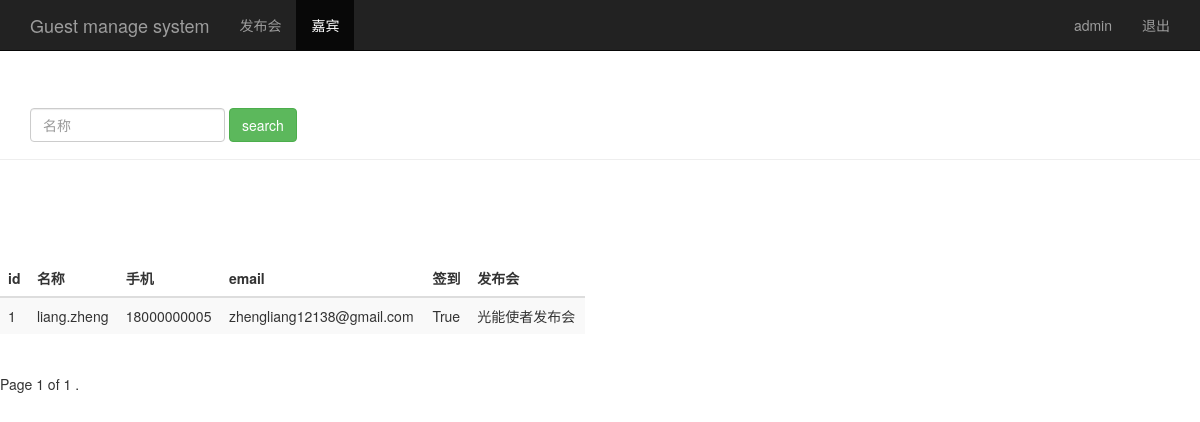
The page /guest_manage/ (signed in) on the database its author committed.
### sign/models.py (models this page shows, shortened)
class Guest(models.Model):
    event = models.ForeignKey(Event,on_delete=models.CASCADE,)
    realname = models.CharField(max_length = 64)
    phone = models.CharField(max_length = 16)
    email = models.EmailField()
    sign = models.BooleanField()
    create_time = models.DateTimeField(auto_now=True)
    class Meta:
        unique_together = ('event','phone')

class Event(models.Model):
    name = models.CharField(max_length = 100)
    limit = models.IntegerField()
    status = models.BooleanField()
    address = models.CharField(max_length = 200)
    start_time = models.DateTimeField('event time')
    create_time = models.DateTimeField(auto_now=True)
    def __str__(self):
        return self.name

### sign/views.py (the view)
# urls.py: url('^guest_manage/$',views.guest_manage),
@login_required
def guest_manage(request):
    guest_list = Guest.objects.all()
    username = request.session.get('user','')
    paginator = Paginator(guest_list,2)
    page = request.GET.get('page')
    try:
        contacts = paginator.page(page)
    except PageNotAnInteger:
        contacts = paginator.page(1)
    except EmptyPage:
        contacts = paginator,page(paginator.num_pages)
    return render(request,"guest_manage.html",{"user":username,'guests':contacts})

### sign/templates/guest_manage.html (shortened to what this page needs)
<!DOCTYPE html>
<html lang="zh-CN" dir="ltr">
  <head>
    {% load bootstrap3 %}
    {% bootstrap_css %}
  </head>
  <body>
    <nav class="navbar navbar-inverse navbar-fixed-top">
      <div class="container">
        <div class="navbar-header">
          <a href="/event_manage/" class="navbar-brand">Guest manage system</a>
        </div>
        <div class="collapse navbar-collapse" id="navbar">
          <ul class="nav navbar-nav">
            <li><a href="/event_manage/">发布会</a></li>
            <li class="active"><a href="#">嘉宾</a></li>
          </ul>
          <ul class="nav navbar-nav navbar-right">
            <li><a href="#">{{user}}</a></li>
            <li><a href="/logout/">退出</a></li>
          </ul>
        </div>
      </div>
    </nav>
    <div class="page-header" style="padding-top:60px;">
      <div id= navbar class="navbar-collapse collapse" >
        <form class="navbar-form" action="/search_realname/" method="get">
          <div class="form-group">
            <input type="text" name="realname" placeholder="名称" class="form-control">
          </div>
          <button type="submit" class="btn btn-success">search</button>
        </form>
      </div>
    </div>
    <div class="row" style="padding-top:80px;">
      <div class="col-md-6">
        <table class="table table-striped">
          <thead>
            <th>id</th><th>名称</th><th>手机</th><th>email</th><th>签到</th><th>发布会</th>
          </thead>
          <tbody>
            {%for guest in guests%}
            <tr>
              <td>{{guest.id}}</td>
              <td>{{guest.realname}}</td>
              <td>{{guest.phone}}</td>
              <td>{{guest.email}}</td>
              <td>{{guest.sign}}</td>
              <td>{{guest.event}}</td>
            </tr>
            {%endfor%}
          </tbody>
        </table>
      </div>
    </div>
    <div class="pagination">
      <span class="step-link">
        <span class="current">
          Page {{guests.number}} of {{guests.paginator.num_pages}} .
        </span>
      </span>
    </div>
  </body>
</html>

### rows shown on the page
Guest: id "1", realname "liang.zheng", phone "18000000005", email "zhengliang12138@gmail.com", sign "True", event "光能使者发布会"

### other values the page prints
{{ user }} "admin"
{{ guests.number }} "1"
{{ guests.paginator.num_pages }} "1"
